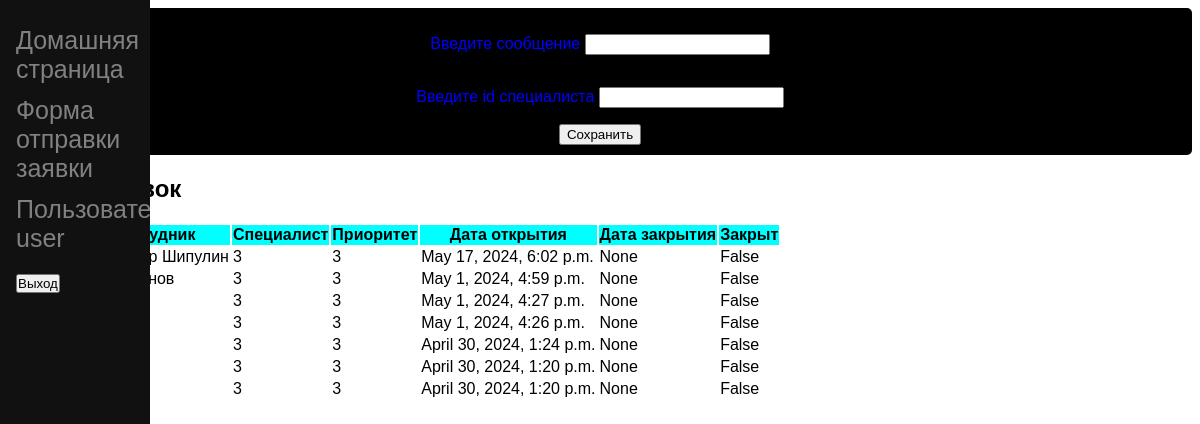
Screenshot of /form/ (signed in) with the database file from the repository.
### hdver2/models.py (models this page shows)
class Ticket(models.Model):
    text = models.TextField()
    employee = models.ForeignKey(User, on_delete=models.SET_NULL, null=True, blank=True)
    specialist = models.IntegerField()
    date_opened = models.DateTimeField()
    date_closed = models.DateTimeField(blank=False, null=True)
    priority = models.IntegerField(default=3)
    is_closed = models.BooleanField(default=0)
    class Meta:
        ordering = ["is_closed", "-date_opened"]

### hdver2/views.py (the view)
# urls.py: path('form/', views.form, name='form'),
@login_required
def form(request):
    tickets = Ticket.objects.all()
    return render(request, 'hd/form.html', {"tickets": tickets})

### templates/hd/form.html (shortened to what this page needs)
<!DOCTYPE html>
<html lang="en">
{% load static %}
<link rel="stylesheet" href="{% static 'css/styles.css' %}/">
<head>
</head>
<body>
<div class="sidenav">
      <a href="{% url 'index' %}">Домашняя страница</a>
      <a href="{% url 'form' %}">Форма отправки заявки</a>
    {% if user.is_authenticated %}
     <a>Пользователь: {{ user.get_username }}</a>
     <a>
       <form id="logout-form" method="post" action="{% url 'logout' %}">
         <button type="submit" class="btn btn-link">Выход</button>
       </form>
    </a>
   {% else %}
     <a><a href="{% url 'login'%}?next={{request.path}}">Войти</a></a>
   {% endif %}
    </div>
<div class="ticket-send">
    <form method="POST" action="create/">
        <p>
        <label>Введите сообщение</label>
        <input type="text" name="text">
        </p>
        <p>
        <p>
        <label>Введите id специалиста</label>
        <input type="number" name="specialist" >
        </p>
        <input type="submit" value="Сохранить">
    </form>
</div>
{% if tickets.count > 0 %}
    <h2>Список заявок</h2>
    <table>
    <tr bgcolor="aqua">
        <th>ID</th>
        <th>Текст</th>
        <th>Сотрудник</th>
        <th>Специалист</th>
        <th>Приоритет</th>
        <th>Дата открытия</th>
        <th>Дата закрытия</th>
        <th>Закрыт</th>
    </tr>
        {% for ticket in tickets %}
            <tr>
            <td>{{ ticket.id }}</td>
            <td>{{ ticket.text }}</td>
            <td>{{ ticket.employee.first_name }} {{ ticket.employee.last_name }}</td>
            <td>{{ ticket.specialist }}</td>
            <td>{{ ticket.priority }}</td>
            <td>{{ ticket.date_opened }}</td>
            <td>{{ ticket.date_closed }}</td>
            <td>{{ ticket.is_closed }}</td>
            </tr>
        {% endfor %}
    </table>
{% endif %}
</body>
</html>

### hdver2/static/css/styles.css (style rules this page uses)
.sidenav { height: 100%; width: 150px; position: fixed; z-index: 1; top: 0; left: 0; font-family: "Inter-Regular", sans-serif; background-color: #111; overflow-x: hidden; padding-top: 20px; }
.sidenav a { padding: 6px 8px 6px 16px; text-decoration: none; font-size: 25px; color: #818181; display: block; }
.ticket-send { display: inline-block; background-color: black; color: white; padding: 10px 20px; text-align: center; text-decoration: none; font-size: 16px; border-radius: 5px; border: none; cursor: pointer; font-family: sans-serif; align-content: center; display: flex; justify-content: center; align-items: center; }
body { font-family: "Inter-Bold", sans-serif; }
#logout-form { display: inline; }
#logout-form button { padding: 0; margin: 0; }
label { color: blue; }
p { align-content: center; align: center; font-family: sans-serif; }

### rows the page displays
Ticket: employee.last_name "Шипулин", specialist "3", priority "3", date_opened "May 17, 2024, 6:02 p.m.", date_closed "None", is_closed "False"
Ticket: specialist "3", priority "3", date_opened "May 1, 2024, 4:59 p.m.", date_closed "None", is_closed "False"
Ticket: specialist "3", priority "3", date_opened "May 1, 2024, 4:27 p.m.", date_closed "None", is_closed "False"
Ticket: specialist "3", priority "3", date_opened "May 1, 2024, 4:26 p.m.", date_closed "None", is_closed "False"
Ticket: specialist "3", priority "3", date_opened "April 30, 2024, 1:24 p.m.", date_closed "None", is_closed "False"
Ticket: specialist "3", priority "3", date_opened "April 30, 2024, 1:20 p.m.", date_closed "None", is_closed "False"
Ticket: specialist "3", priority "3", date_opened "April 30, 2024, 1:20 p.m.", date_closed "None", is_closed "False"

### other values shown
{{ user.get_username }} "user"
